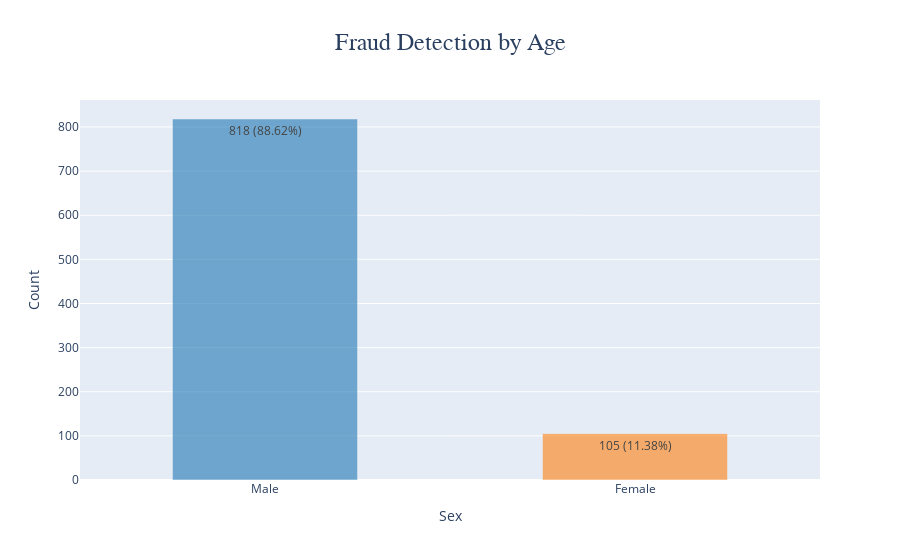

The notebook cell this image was saved under:
### Markdown cell above
## 02 Fraud Detection by Sex

### Code cell
df_fraud = df_viz[df_viz['FraudFound_P'] == 1]

fraud_counts_sex = df_fraud['Sex'].value_counts()
fraud_percentages_sex = (fraud_counts_sex / fraud_counts_sex.sum()) * 100
fraud_percentages_sex

# Bar Chart
fig = go.Figure()

fig.add_trace(go.Bar(x=fraud_counts_sex.index, y=fraud_counts_sex.values,
                    text=[f'{count} ({percentage:.2f}%)' for count, percentage in zip(fraud_counts_sex.values, fraud_percentages_sex)],
                    textposition='auto', marker_color=['rgba(31, 119, 180, 0.6)', 'rgba(255, 127, 14, 0.6)'], width=0.5))

fig.update_layout(
    title={
        'text': 'Fraud Detection by Age',
        'x':0.5,
        'font': {'family': "Arial, sans-serif", 'size': 24}
    })

fig.update_layout(
    xaxis=dict(title='Sex'),
    yaxis=dict(title='Count'),
    showlegend=False)

fig.show()

### Figure 1 — Plotly figure (JSON) as saved in the notebook; plotly's stock layout.template omitted (floating-point values rounded to 4 significant figures)
{"data": [{"marker": {"color": ["rgba(31, 119, 180, 0.6)", "rgba(255, 127, 14, 0.6)"]}, "text": ["818 (88.62%)", "105 (11.38%)"], "textposition": "auto", "type": "bar", "width": 0.5, "x": ["Male", "Female"], "y": [818, 105]}], "layout": {"showlegend": false, "title": {"font": {"family": "Arial, sans-serif", "size": 24}, "text": "Fraud Detection by Age", "x": 0.5}, "xaxis": {"title": {"text": "Sex"}}, "yaxis": {"title": {"text": "Count"}}}}
